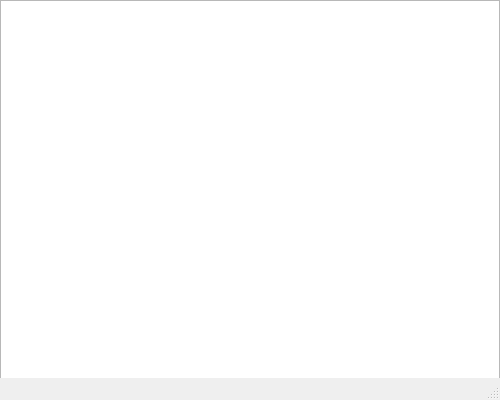
<?xml version="1.0" encoding="UTF-8"?>
<ui version="4.0">
 <class>MainWindow</class>
 <widget class="QMainWindow" name="MainWindow">
  <property name="geometry">
   <rect>
    <x>0</x>
    <y>0</y>
    <width>500</width>
    <height>400</height>
   </rect>
  </property>
  <property name="windowTitle">
   <string>MainWindow</string>
  </property>
  <widget class="QWidget" name="centralwidget">
   <widget class="QTextBrowser" name="textBrowser">
    <property name="geometry">
     <rect>
      <x>0</x>
      <y>0</y>
      <width>500</width>
      <height>400</height>
     </rect>
    </property>
   </widget>
  </widget>
  <widget class="QStatusBar" name="statusbar"/>
 </widget>
 <resources/>
 <connections/>
</ui>
